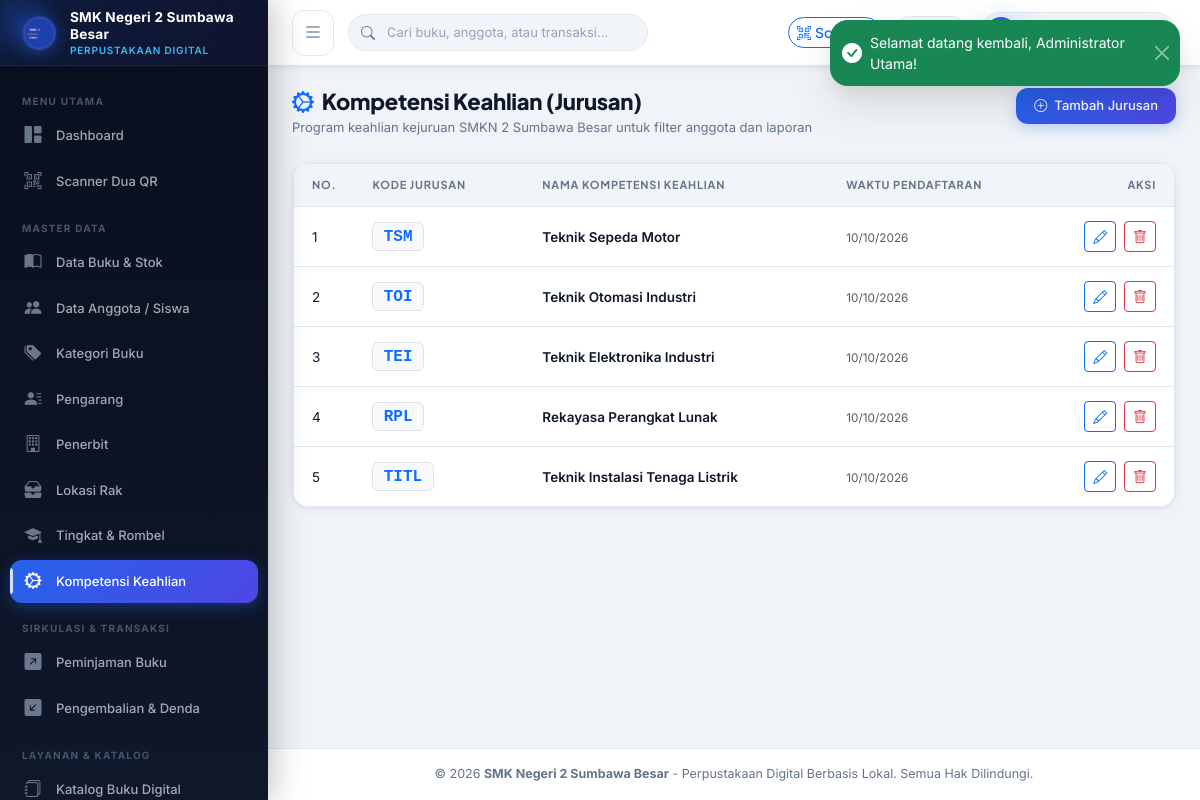
Screenshot of /index.php?page=master_jurusan (signed in) with the database file from the repository.
### tables this page shows
CREATE TABLE `jurusan` (
  `id` INT AUTO_INCREMENT PRIMARY KEY,
  `kode_jurusan` VARCHAR(20) NOT NULL UNIQUE,
  `nama_jurusan` VARCHAR(100) NOT NULL,
  `created_at` DATETIME NOT NULL DEFAULT CURRENT_TIMESTAMP
);

### config/database.php (called while the page is built, shortened)
<?php
class Database {
    private static ?PDO $instance = null;
    public static function getConnection(): PDO {
        if (self::$instance === null) {
            $options = [
                PDO::ATTR_ERRMODE            => PDO::ERRMODE_EXCEPTION,
                PDO::ATTR_DEFAULT_FETCH_MODE => PDO::FETCH_ASSOC,
                PDO::ATTR_EMULATE_PREPARES   => false,
            ];
            $dsn = "mysql:host=" . DB_HOST . ";port=" . DB_PORT . ";dbname=" . DB_NAME . ";charset=utf8mb4";
            try {
                self::$instance = new PDO($dsn, DB_USER, DB_PASS, $options);
            } catch (PDOException $e) {
                error_log("Database Connection Error: " . $e->getMessage());
                die('<div style="font-family:sans-serif;max-width:600px;margin:50px auto;padding:25px;border:1px solid #f5c6cb;background:#f8d7da;color:#721c24;border-radius:8px;">' .
                    '<h3 style="margin-top:0;">Gagal Terhubung ke Database MySQL</h3>' .
                    '<p>Pastikan layanan <strong>MySQL di XAMPP</strong> sudah diaktifkan dan database <strong>perpustakaan_db</strong> sudah di-import melalui phpMyAdmin.</p>' .
                    '<p style="font-size:12px;color:#856404;background:#fff3cd;padding:8px;border-radius:4px;">Detail konfigurasi: Host: ' . DB_HOST . ' | Database: ' . DB_NAME . ' | User: ' . DB_USER . '</p>' .
                    '</div>');
            }
        }
        return self::$instance;
    }
}
function get_db(): PDO {
    return Database::getConnection();
}

### models/Master.php (called while the page is built, shortened)
<?php
require_once __DIR__ . '/../config/database.php';
class Master {
    private PDO $db;
    public function __construct() {
        $this->db = get_db();
    }
    public function getJurusan(): array {
        return $this->db->query("SELECT * FROM jurusan ORDER BY id ASC")->fetchAll();
    }
}

### config/config.php (called while the page is built, shortened)
<?php
require_once __DIR__ . '/database.php';
function base_url(string $path = ''): string {
    $path = ltrim($path, '/');
    return BASE_URL . ($path ? '/' . $path : '');
}

### views/master/jurusan.php (the view, shortened to what this page needs)
<?php
require_once __DIR__ . '/../../config/config.php';
require_once __DIR__ . '/../../config/auth.php';
require_once __DIR__ . '/../../models/Master.php';
$masterModel = new Master();
$jurusanList = $masterModel->getJurusan();
require_once __DIR__ . '/../layouts/header.php';
require_once __DIR__ . '/../layouts/sidebar.php';
?>
<div class="main-content">
    <?php require_once __DIR__ . '/../layouts/navbar.php'; ?>
    <div class="page-container">
        <div class="page-header">
            <div>
                <h1 class="page-title"><i class="bi bi-gear-wide-connected text-primary me-2"></i>Kompetensi Keahlian (Jurusan)</h1>
                <div class="page-subtitle">Program keahlian kejuruan SMKN 2 Sumbawa Besar untuk filter anggota dan laporan</div>
            </div>
            <div>
                <button type="button" class="btn btn-primary-custom" data-bs-toggle="modal" data-bs-target="#modalTambahJurusan">
                    <i class="bi bi-plus-circle"></i> Tambah Jurusan
                </button>
            </div>
        </div>
        <div class="card-custom">
            <div class="table-responsive">
                <table class="table-custom">
                    <thead>
                        <tr>
                            <th style="width: 60px;">No.</th>
                            <th>Kode Jurusan</th>
                            <th>Nama Kompetensi Keahlian</th>
                            <th>Waktu Pendaftaran</th>
                            <th class="text-end" style="width: 120px;">Aksi</th>
                        </tr>
                    </thead>
                    <tbody>
                        <?php if (empty($jurusanList)): ?>
                        <tr><td colspan="5" class="text-center py-4 text-muted">Belum ada kompetensi keahlian.</td></tr>
                        <?php else: ?>
                            <?php foreach ($jurusanList as $idx => $j): ?>
                            <tr>
                                <td><?= $idx + 1 ?></td>
                                <td><span class="badge bg-light text-primary border font-monospace fs-6"><?= htmlspecialchars($j['kode_jurusan'], ENT_QUOTES, 'UTF-8') ?></span></td>
                                <td class="fw-semibold text-main"><?= htmlspecialchars($j['nama_jurusan'], ENT_QUOTES, 'UTF-8') ?></td>
                                <td><small class="text-muted"><?= date('d/m/Y', strtotime($j['created_at'])) ?></small></td>
                                <td class="text-end">
                                    <button type="button" class="btn btn-sm btn-outline-primary me-1" onclick="editJurusan(<?= htmlspecialchars(json_encode($j), ENT_QUOTES, 'UTF-8') ?>)">
                                        <i class="bi bi-pencil"></i>
                                    </button>
                                    <a href="<?= base_url('index.php?page=master_jurusan&delete_id=' . $j['id']) ?>" class="btn btn-sm btn-outline-danger" onclick="return confirm('Hapus jurusan <?= htmlspecialchars($j['nama_jurusan'], ENT_QUOTES, 'UTF-8') ?>?');">
                                        <i class="bi bi-trash"></i>
                                    </a>
                                </td>
                            </tr>
                            <?php endforeach; ?>
                        <?php endif; ?>
                    </tbody>
                </table>
            </div>
        </div>
    </div>
<?php require_once __DIR__ . '/../layouts/footer.php'; ?>

### rows the page displays
jurusan: kode_jurusan "TSM", nama_jurusan "Teknik Sepeda Motor", created_at "10/10/2026"
jurusan: kode_jurusan "TOI", nama_jurusan "Teknik Otomasi Industri", created_at "10/10/2026"
jurusan: kode_jurusan "TEI", nama_jurusan "Teknik Elektronika Industri", created_at "10/10/2026"
jurusan: kode_jurusan "RPL", nama_jurusan "Rekayasa Perangkat Lunak", created_at "10/10/2026"
jurusan: kode_jurusan "TITL", nama_jurusan "Teknik Instalasi Tenaga Listrik", created_at "10/10/2026"

### other values shown
$sidebarSchoolName "SMK Negeri 2 Sumbawa Besar"
$schoolName "SMK Negeri 2 Sumbawa Besar"
